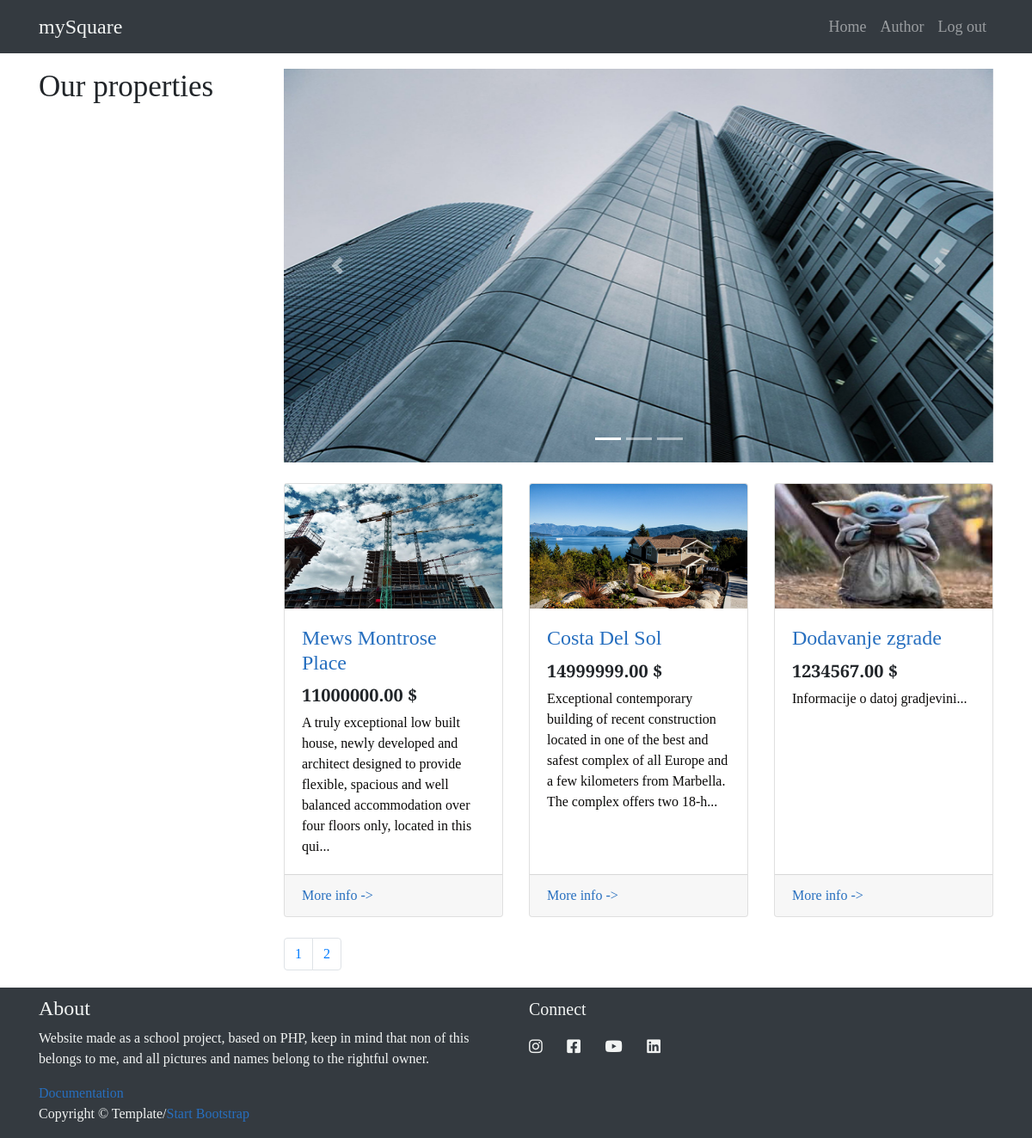
/index.php?page=2 (signed in), run on the app's committed database.
### tables this page shows
CREATE TABLE `navigation` (
  `navId` int(11) NOT NULL,
  `navName` varchar(32) NOT NULL,
  `href` varchar(99) NOT NULL
);

CREATE TABLE `picture` (
  `buildingId` int(11) NOT NULL,
  `src` varchar(99) NOT NULL,
  `alt` varchar(22) NOT NULL
);

CREATE TABLE `buildings` (
  `buildingId` int(11) NOT NULL,
  `categoryid` int(11) NOT NULL,
  `builderid` int(11) NOT NULL,
  `name` varchar(29) NOT NULL,
  `info` text NOT NULL,
  `price` decimal(10,2) NOT NULL,
  `location` varchar(99) NOT NULL,
  `underconstruction` bit(1) NOT NULL
);

### models/navigacija/getnav.php (called while the page is built)
<?php
    function nav_izlogovan(){
        require "config/connection.php";
        $element1 = "Home";
        $element2 = "Register";
        $element3 = "Log In";
        $element4 = "Author";
        if($conn){
            $upit = "SELECT navName as naziv,href as href FROM navigation WHERE navName IN (:element1,:element2,:element3,:element4)";
            $action = $conn->prepare($upit);
            $action->bindParam(":element1",$element1);
            $action->bindParam(":element2",$element2);
            $action->bindParam(":element3",$element3);
            $action->bindParam(":element4",$element4);
            try{
                $uspeh = $action->execute();
                if($uspeh){
                    $elementi = $action->fetchAll();
                    return $elementi;
                }
            }
            catch(PDOException $i){
                echo $i->getMessage();
            }
        }
    }
    function nav_ulogovan(){
        require "config/connection.php";
        $element1 = "Home";
        $element2 = "Log out";
        $element3 = "Author";
        if($conn){
            $upit = "SELECT navName as naziv,href as href FROM navigation WHERE navName IN (:element1,:element2,:element3)";
            $action = $conn->prepare($upit);
            $action->bindParam(":element1",$element1);
            $action->bindParam(":element2",$element2);
            $action->bindParam(":element3",$element3);
            try{
                $uspeh = $action->execute();
                if($uspeh){
                    $elementi = $action->fetchAll();
                    return $elementi;
                }
            }
            catch(PDOException $i){
                echo $i->getMessage();
            }
        }
    }
?>

### models/zgrade/getbuildings.php (called while the page is built, shortened)
<?php
    function dohvatizgrade($broj){
        require "config/connection.php";
        if($conn){
            $limit = 6;
            $start = ($broj - 1)*$limit;
            $query = "SELECT b.buildingId as id,b.name as ime,b.price as cena ,b.categoryid as kat,SUBSTR(b.info FROM 1 FOR 180) as sinfo,p.src as src,p.alt as alt FROM buildings b INNER JOIN picture p ON b.buildingid = p.buildingid LIMIT $start,$limit";
            $action = $conn->prepare($query);
            try{
                $uspeh = $action->execute();
                if($uspeh && $action->rowCount() >= 1){
                    $tekstovi = $action->fetchAll();
                        return $tekstovi;
                }
                else{
                    http_response_code(404);
                }
            }
            catch(PDOException $p){
                http_response_code(404);
            }
        }
    }
    function paginacija(){
        require "config/connection.php";
        if($conn){
                    $limit = 6;
                    $query = "SELECT count(buildingId) as broj FROM buildings";
                    try{
                        $broj = $conn->query($query);
                        $ukupanBroj = $broj->fetch();
                        $total = $ukupanBroj['broj'];
                        $brojStranica = ceil($total/$limit);
                        return $brojStranica;
                    }
                    catch(PDOException $p){
                        echo $p->getMessage();
                    }
        }
    }
?>

### views/flexible/pocetna.php (the view, shortened to what this page needs)
<?php
$strana = isset($_GET['page'])? $_GET['page'] : 1;
include "models/zgrade/getbuildings.php";
$zgrade = dohvatizgrade($strana);
$brojStranica = paginacija();
?>
<div class="container">
<div class="row">
  <div class="col-lg-3">
    <h1 class="my-4" id="naslov">Our properties</h1>
  </div>
  <div class="col-lg-9">
    <div id="carouselExampleIndicators" class="carousel slide my-4" data-ride="carousel">
      <ol class="carousel-indicators">
        <li data-target="#carouselExampleIndicators" data-slide-to="0" class="active"></li>
        <li data-target="#carouselExampleIndicators" data-slide-to="1"></li>
        <li data-target="#carouselExampleIndicators" data-slide-to="2"></li>
      </ol>
      <div class="carousel-inner" role="listbox" id="slajdza">
          <div class="carousel-item active">
            <img class="d-block img-fluid" src="assets/img/slajder1.jpg" alt="First slide">
          </div>
      </div>
      <a class="carousel-control-prev" href="#carouselExampleIndicators" role="button" data-slide="prev">
        <span class="carousel-control-prev-icon" aria-hidden="true"></span>
      </a>
      <a class="carousel-control-next" href="#carouselExampleIndicators" role="button" data-slide="next">
        <span class="carousel-control-next-icon" aria-hidden="true"></span>
      </a>
    </div>
    <div class="row" id="zgrade">
      <?php foreach($zgrade as $zgrada) : ?>
        <div class="col-lg-4 col-md-6 mb-4">
        <div class="card h-100">
          <a href="index.php?page=building&&id=<?= $zgrada['id']?>"><img class="card-img-top" src="assets/img/<?=$zgrada['src']?>" alt="<?=$zgrada['alt']?>"></a>
          <div class="card-body">
            <h4 class="card-title">
              <a href="index.php?page=building&&id=<?= $zgrada['id']?>" data-id="<?=$zgrada['id']?>"><?= $zgrada['ime'] ?></a>
            </h4>
            <h5 class="cenazgrade"><?= $zgrada['cena']?> $</h5>
            <p class="card-text"><?= $zgrada['sinfo']?>...</p>
          </div>
          <div class="card-footer">
            <a href="index.php?page=building&&id=<?= $zgrada['id']?>" data-id="<?=$zgrada['id']?>">More info -></a>
          </div>
        </div>
      </div>
      <?php endforeach; ?>
<nav aria-label="Page navigation example">
        <ul class="pagination">
            <?php for($i = 1; $i <= $brojStranica;$i++) :?>
            <li class="page-item"><a class="page-link" href="index.php?page=<?=$i?>"><?=$i?></a></li>
            <?php endfor;?>
        </ul>
    </nav>
    </div>
  </div>
</div>
</div>

### views/fixed/nav.php (shortened to what this page needs)
<?php
  include "models/navigacija/getnav.php";
  $nav_izlogovan = nav_izlogovan();
  $nav_ulogovan = nav_ulogovan();
?>
<nav class="navbar navbar-expand-lg navbar-dark bg-dark fixed-top">
    <div class="container">
      <a class="navbar-brand" href="index.php">mySquare</a>
      <div class="collapse navbar-collapse" id="navbarResponsive">
            <?php  if(isset($_SESSION['user'])){?>
              <ul class="navbar-nav ml-auto">
              <?php foreach($nav_ulogovan as $nav) :?>
              <li class="nav-item">
                <a class="nav-link" href="<?=$nav['href']?>"><?=$nav['naziv']?></a>
              </li>
              <?php endforeach; ?>
            </ul>
            <?php } ?>
      </div>
    </div>
  </nav>

### assets/css/main.css (style rules this page uses)
body { padding-top: 56px; font-family: 'Crimson Pro', serif; }
#naslov { font-size: 35px!important; }
.navbar-dark .navbar-nav .nav-link { font-size: 18px; }
.navbar-dark .navbar-brand { font-size: 24px; }
a { color:#276FBF; }
p { color:#0A0908; }
.navbar-dark .navbar-brand { color:#F2F4F3; }
.pagination { margin-left: 15px; margin-bottom: 20px; }
.bg-dark { background-color: #22333B; }
.cenazgrade { font-weight:bold; }

### data on the page
navigation: navName "Home"
navigation: navName "Author"
navigation: navName "Log out"
picture: src (picture), buildingId.name "Mews Montrose Place", buildingId.price "11000000.00", sinfo "A truly exceptional low built house, newly developed and architect designed to provide flexible, spacious and well balanced accommodation over four floors only, located in this qui"
picture: src (picture), buildingId.name "Costa Del Sol", buildingId.price "14999999.00", sinfo "Exceptional contemporary building of recent construction located in one of the best and safest complex of all Europe and a few kilometers from Marbella. The complex offers two 18-h"
picture: src (picture), buildingId.name "Dodavanje zgrade", buildingId.price "1234567.00", sinfo "Informacije o datoj gradjevini"
